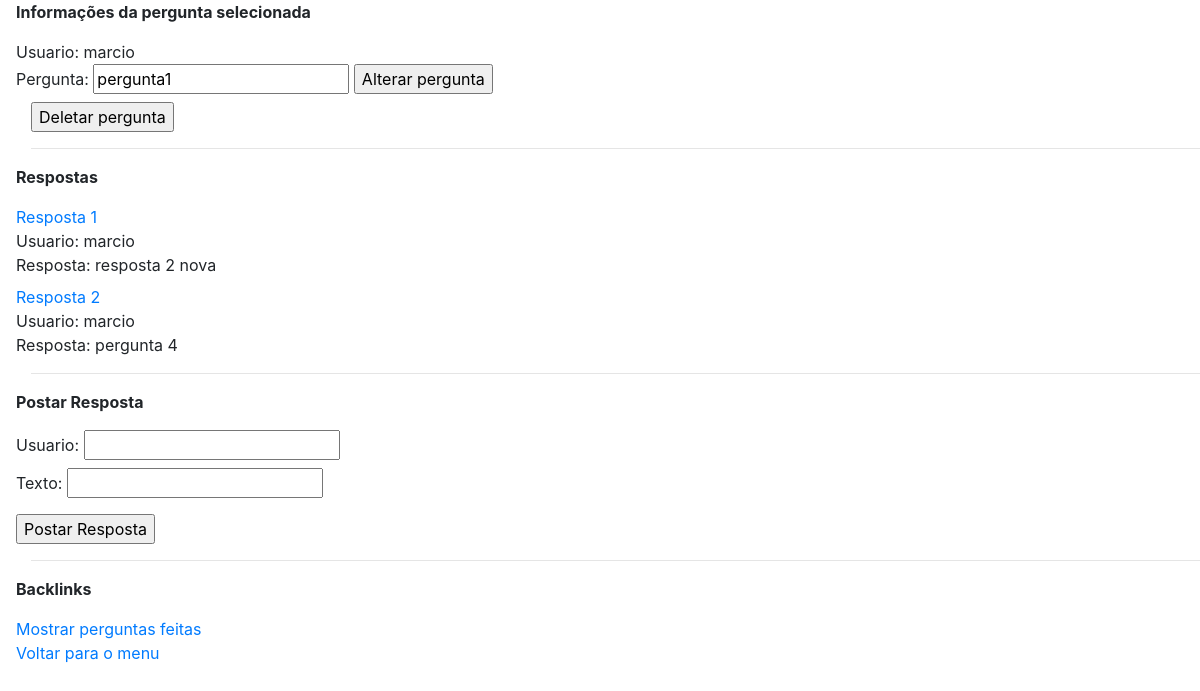
Page /selecionar_pergunta/44 on the committed database.
### qa/models.py (models this page shows, shortened)
class Pergunta(models.Model):
    usuario = models.CharField(max_length=100, default='usuario default')
    texto = models.CharField(max_length=1000, default='texto default')

class Resposta(models.Model):
    pergunta = models.ForeignKey(Pergunta, on_delete=models.CASCADE)
    usuario = models.CharField(max_length=100)
    texto = models.CharField(max_length=1000)

### qa/views.py (the view)
# urls.py: path('selecionar_pergunta/<int:pergunta_id>', views.selecionar_pergunta, name='selecionar_pergunta'),
def selecionar_pergunta(request, pergunta_id):
    pergunta = get_object_or_404(Pergunta, pk=pergunta_id)
    lista_respostas = pergunta.resposta_set.all()
    context = {'pergunta': pergunta, 'lista_respostas': lista_respostas}
    return render(request, 'qa/pergunta_selecionada.html', context)

### qa/templates/qa/pergunta_selecionada.html (shortened to what this page needs)
<!DOCTYPE html>
<html>
<head>
    <link rel="stylesheet" href="https://stackpath.bootstrapcdn.com/bootstrap/4.3.1/css/bootstrap.min.css">
</head>
<body>
    <div class='container-fluid ml-3'>
        <div class='row'>
            <p style='font-weight:bold'>Informações da pergunta selecionada</p>
        </div>
        <div class='row'>
            Usuario: {{pergunta.usuario}}
        </div>
        <form action='{% url "qa:alterar_pergunta" pergunta.id %}' method='post'>
            <div class='row'>
                <label>
                    Pergunta:
                    <input type='text' name='texto_alterado' value='{{pergunta.texto}}'/>
                    <input type='submit' value='Alterar pergunta'/>
                </label>
            </div>
        </form>
        <form action='{% url "qa:deletar_pergunta" pergunta.id %}' method='post'>
            <div>
                <input type='submit' value='Deletar pergunta'/>
            </div>
        </form>
        <hr/>
        <div class='row'>
            <p style='font-weight:bold'>Respostas</p>
        </div>
        {% if lista_respostas %}
            {% for resposta in lista_respostas %}
                <div class='row'>
                    <a href='/selecionar_resposta/{{resposta.id}}'>Resposta {{forloop.counter}}</a>
                </div>
                <div class='row'>
                    Usuario: {{resposta.usuario}}
                </div>
                <div class='row mb-2'>
                    Resposta: {{resposta.texto}}
                </div>
            {% endfor %}
        {% endif %}
        <hr/>
        <div class='row'>
            <p style='font-weight:bold'>Postar Resposta</p>
        </div>
        <form action='{% url "qa:postar_resposta" pergunta.id %}' method='post'>
            <div class='row'>
                <label>
                    Usuario:
                    <input type='text' name='usuario' value='{{usuario}}'/>
                </label>
            </div>
            <div class='row'>
                <label>
                    Texto:
                    <input type='text' name='texto' value='{{texto}}'/>
                </label>
            </div>
            <div class='row mt-2'>
                <input type='submit' value='Postar Resposta'/>
            </div>
        </form>
        <hr/>
        <div class='row'>
            <p style='font-weight:bold'>Backlinks</p>
        </div>
        <div class='row'>
            <a href='/listar_perguntas'>Mostrar perguntas feitas</a>
        </div>
        <div class='row'>
            <a href='/menu'>Voltar para o menu</a>
        </div>
    </div>
</body>
</html>

### rows in the picture
Pergunta: usuario "marcio", texto_alterado "pergunta1"
Resposta: usuario "marcio", texto "resposta 2 nova"
Resposta: usuario "marcio", texto "pergunta 4"
